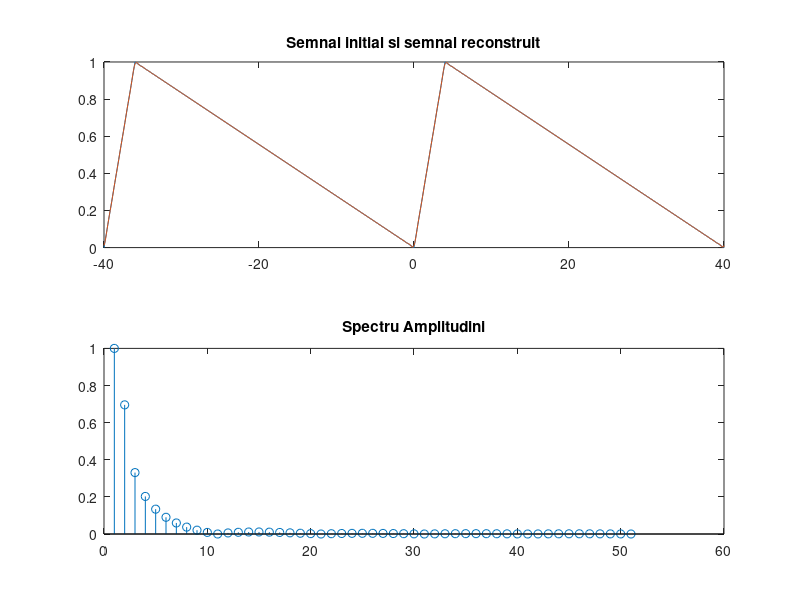

MATLAB code for this plot:
P=40;
D = 4;
t=-40:0.1:40;
N=50;
w0=2*pi/P;
x = sawtooth(2*pi*(1/P)*t, D/P)/2+1/2;
fun=@(t)sawtooth(2*pi*(1/P)*t, D/P)/2+1/2;
Co=1/P*integral(fun,0,P);
Ck= zeros(1,N);
Ak= zeros(1,N);
semnal_nou=0;

for k= 1:1:N
   fun1=@(t)sawtooth(2*pi*(1/P)*t, D/P).*exp(-1i*k*w0*t);
    Ck(k)=1/P*integral(fun1,0,P);
    semnal_nou = semnal_nou+Ck(k)*exp(1i*k*w0*t);
    Ak(k+1)=2*abs(Ck(k));
end
Ak(1) = 2*abs(Co);
semnal_nou = semnal_nou + 0.5;
subplot(2,1,1), plot(t,x), hold on, plot(t,semnal_nou), title('Semnal initial si semnal reconstruit');
subplot(2,1,2), stem([1:51],Ak), title('Spectru Amplitudini');

%Conform cursului de SS, teoria seriilor Fourier (trigonometrica, armonica si complexa) ne spune
%ca orice semnal periodic poate fi aproximat printr-o suma infinita de sinusuri
%si cosinusuri de diferite frecvente, fiecare ponderat cu un anumit coeficient. 
%Acesti coeficienti reprezinta practic spectrul (amplitudinea pentru anumite frecvente).
%Semnalul reconstruit foloseste un numar finit de termeni(N=50 in tema) si se apropie ca
%forma de semnalul original, insa prezinta o marja de eroare. Cu cat marim
%numarul de coeficienti ai SF, aceasta marja de eroare va fi din ce in ce mai
%mica. In plus se observa faptul ca semnalul poate fi aproximat printr-o
%suma de sinusoide, variatiile semnalului prezentand un caracter sinusoidal.
